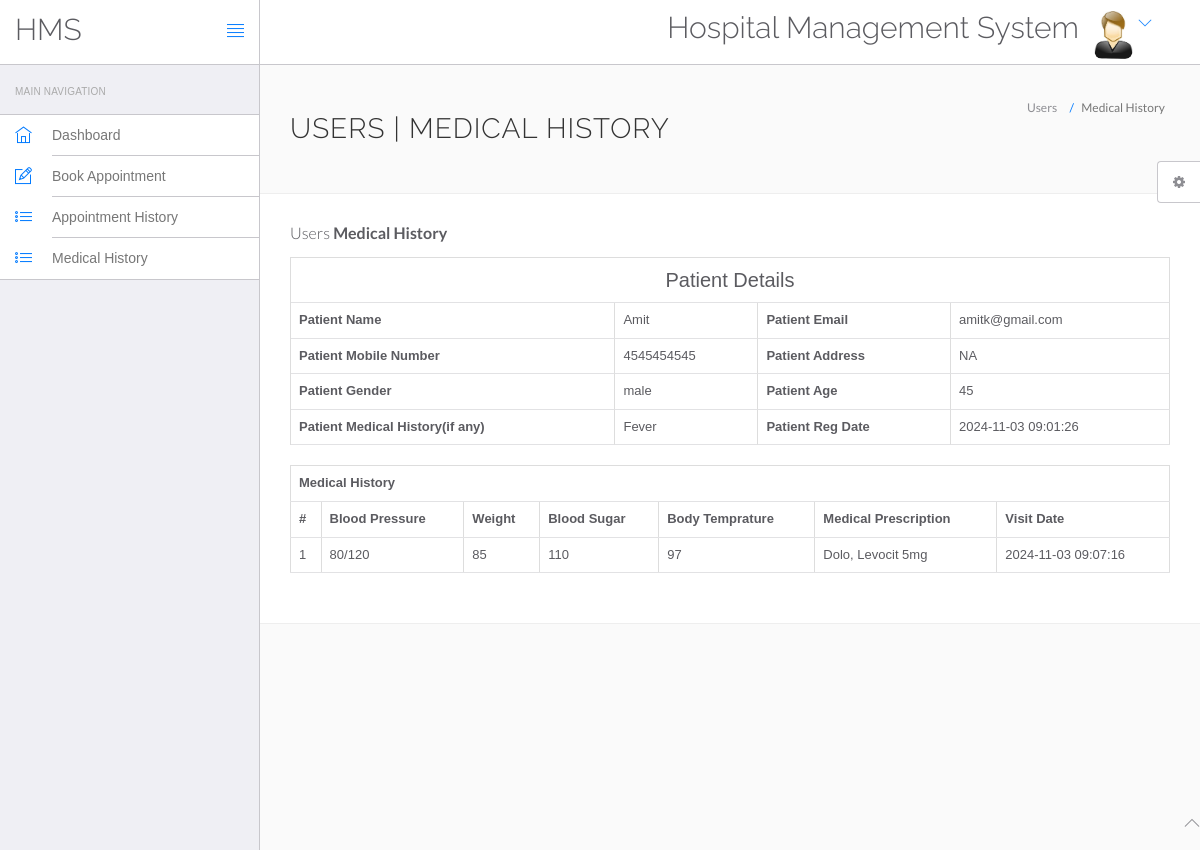
The page /hospital/hms/view-medhistory.php?viewid=2 (signed in) on the database its author committed.
### tables this page shows
CREATE TABLE `tblpatient` (
  `ID` int(10) NOT NULL,
  `Docid` int(10) DEFAULT NULL,
  `PatientName` varchar(200) DEFAULT NULL,
  `PatientContno` bigint(10) DEFAULT NULL,
  `PatientEmail` varchar(200) DEFAULT NULL,
  `PatientGender` varchar(50) DEFAULT NULL,
  `PatientAdd` mediumtext DEFAULT NULL,
  `PatientAge` int(10) DEFAULT NULL,
  `PatientMedhis` mediumtext DEFAULT NULL,
  `CreationDate` timestamp NULL DEFAULT current_timestamp(),
  `UpdationDate` timestamp NULL DEFAULT NULL ON UPDATE current_timestamp()
);

CREATE TABLE `tblmedicalhistory` (
  `ID` int(10) NOT NULL,
  `PatientID` int(10) DEFAULT NULL,
  `BloodPressure` varchar(200) DEFAULT NULL,
  `BloodSugar` varchar(200) NOT NULL,
  `Weight` varchar(100) DEFAULT NULL,
  `Temperature` varchar(200) DEFAULT NULL,
  `MedicalPres` mediumtext DEFAULT NULL,
  `CreationDate` timestamp NOT NULL DEFAULT current_timestamp() ON UPDATE current_timestamp()
);

### hospital/hms/view-medhistory.php (the view, shortened to what this page needs)
<?php
include('include/config.php');
?>
<!DOCTYPE html>
<html lang="en">
	<head>
		<link rel="stylesheet" href="vendor/bootstrap/css/bootstrap.min.css">
		<link rel="stylesheet" href="vendor/fontawesome/css/font-awesome.min.css">
		<link rel="stylesheet" href="vendor/themify-icons/themify-icons.min.css">
		<link href="vendor/animate.css/animate.min.css" rel="stylesheet" media="screen">
		<link href="vendor/perfect-scrollbar/perfect-scrollbar.min.css" rel="stylesheet" media="screen">
		<link href="vendor/switchery/switchery.min.css" rel="stylesheet" media="screen">
		<link href="vendor/bootstrap-touchspin/jquery.bootstrap-touchspin.min.css" rel="stylesheet" media="screen">
		<link href="vendor/select2/select2.min.css" rel="stylesheet" media="screen">
		<link href="vendor/bootstrap-datepicker/bootstrap-datepicker3.standalone.min.css" rel="stylesheet" media="screen">
		<link href="vendor/bootstrap-timepicker/bootstrap-timepicker.min.css" rel="stylesheet" media="screen">
		<link rel="stylesheet" href="assets/css/styles.css">
		<link rel="stylesheet" href="assets/css/plugins.css">
		<link rel="stylesheet" href="assets/css/themes/theme-1.css" id="skin_color" />
	</head>
	<body>
		<div id="app">
<?php include('include/sidebar.php');?>
<div class="app-content">
<?php include('include/header.php');?>
<div class="main-content" >
<div class="wrap-content container" id="container">
<section id="page-title">
<div class="row">
<div class="col-sm-8">
<h1 class="mainTitle">Users | Medical History</h1>
</div>
<ol class="breadcrumb">
<li>
<span>Users</span>
</li>
<li class="active">
<span>Medical History</span>
</li>
</ol>
</div>
</section>
<div class="container-fluid container-fullw bg-white">
<div class="row">
<div class="col-md-12">
<h5 class="over-title margin-bottom-15">Users <span class="text-bold">Medical History</span></h5>
<?php
                               $vid=$_GET['viewid'];
                               $ret=mysqli_query($con,"select * from tblpatient where ID='$vid'");
$cnt=1;
while ($row=mysqli_fetch_array($ret)) {
                               ?>
<table border="1" class="table table-bordered">
 <tr align="center">
<td colspan="4" style="font-size:20px;color:blue">
 Patient Details</td></tr>
    <tr>
    <th scope>Patient Name</th>
    <td><?php  echo $row['PatientName'];?></td>
    <th scope>Patient Email</th>
    <td><?php  echo $row['PatientEmail'];?></td>
  </tr>
  <tr>
    <th scope>Patient Mobile Number</th>
    <td><?php  echo $row['PatientContno'];?></td>
    <th>Patient Address</th>
    <td><?php  echo $row['PatientAdd'];?></td>
  </tr>
    <tr>
    <th>Patient Gender</th>
    <td><?php  echo $row['PatientGender'];?></td>
    <th>Patient Age</th>
    <td><?php  echo $row['PatientAge'];?></td>
  </tr>
  <tr>
    <th>Patient Medical History(if any)</th>
    <td><?php  echo $row['PatientMedhis'];?></td>
     <th>Patient Reg Date</th>
    <td><?php  echo $row['CreationDate'];?></td>
  </tr>
<?php }?>
</table>
<?php
$ret=mysqli_query($con,"select * from tblmedicalhistory  where PatientID='$vid'");
 ?>
<table id="datatable" class="table table-bordered dt-responsive nowrap" style="border-collapse: collapse; border-spacing: 0; width: 100%;">
  <tr align="center">
   <th colspan="8" >Medical History</th>
  </tr>
  <tr>
    <th>#</th>
<th>Blood Pressure</th>
<th>Weight</th>
<th>Blood Sugar</th>
<th>Body Temprature</th>
<th>Medical Prescription</th>
<th>Visit Date</th>
</tr>
<?php
while ($row=mysqli_fetch_array($ret)) {
  ?>
<tr>
  <td><?php echo $cnt;?></td>
 <td><?php  echo $row['BloodPressure'];?></td>
 <td><?php  echo $row['Weight'];?></td>
 <td><?php  echo $row['BloodSugar'];?></td>
  <td><?php  echo $row['Temperature'];?></td>
  <td><?php  echo $row['MedicalPres'];?></td>
  <td><?php  echo $row['CreationDate'];?></td>
</tr>
<?php $cnt=$cnt+1;} ?>
</table>
</div>
</div>
</div>
</div>
</div>
</div>
</div>
	<?php include('include/footer.php');?>
	<?php include('include/setting.php');?>
	</body>
</html>

### hospital/hms/assets/css/themes/theme-1.css (style rules this page uses)
body { background: #FAFAFA; }

### rows shown on the page
tblpatient: PatientName "Amit", PatientEmail "amitk@gmail.com", PatientContno "4545454545", PatientAdd "NA", PatientGender "male", PatientAge "45", PatientMedhis "Fever", CreationDate "2024-11-03 09:01:26"
tblmedicalhistory: BloodPressure "80/120", Weight "85", BloodSugar "110", Temperature "97", MedicalPres "Dolo, Levocit 5mg", CreationDate "2024-11-03 09:07:16"
